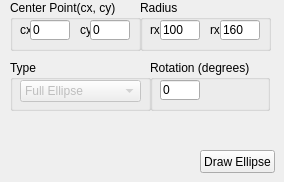
    <widget class="QWidget" name="tab_5">
     <attribute name="title">
      <string>Ellipse</string>
     </attribute>
     <widget class="QGroupBox" name="groupBox_15">
      <property name="geometry">
       <rect>
        <x>10</x>
        <y>0</y>
        <width>131</width>
        <height>51</height>
       </rect>
      </property>
      <property name="title">
       <string>Center Point(cx, cy)</string>
      </property>
      <widget class="QLabel" name="label_9">
       <property name="geometry">
        <rect>
         <x>10</x>
         <y>20</y>
         <width>10</width>
         <height>20</height>
        </rect>
       </property>
       <property name="minimumSize">
        <size>
         <width>10</width>
         <height>0</height>
        </size>
       </property>
       <property name="maximumSize">
        <size>
         <width>10</width>
         <height>16777215</height>
        </size>
       </property>
       <property name="text">
        <string>cx</string>
       </property>
      </widget>
      <widget class="QLineEdit" name="ellipseCXinput">
       <property name="geometry">
        <rect>
         <x>20</x>
         <y>20</y>
         <width>40</width>
         <height>20</height>
        </rect>
       </property>
       <property name="maximumSize">
        <size>
         <width>40</width>
         <height>16777215</height>
        </size>
       </property>
       <property name="text">
        <string>0</string>
       </property>
      </widget>
      <widget class="QLabel" name="label_13">
       <property name="geometry">
        <rect>
         <x>70</x>
         <y>20</y>
         <width>10</width>
         <height>20</height>
        </rect>
       </property>
       <property name="minimumSize">
        <size>
         <width>10</width>
         <height>0</height>
        </size>
       </property>
       <property name="maximumSize">
        <size>
         <width>10</width>
         <height>16777215</height>
        </size>
       </property>
       <property name="text">
        <string>cy</string>
       </property>
      </widget>
      <widget class="QLineEdit" name="ellipseCYinput">
       <property name="geometry">
        <rect>
         <x>80</x>
         <y>20</y>
         <width>40</width>
         <height>20</height>
        </rect>
       </property>
       <property name="maximumSize">
        <size>
         <width>40</width>
         <height>16777215</height>
        </size>
       </property>
       <property name="text">
        <string>0</string>
       </property>
      </widget>
     </widget>
     <widget class="QGroupBox" name="groupBox_16">
      <property name="geometry">
       <rect>
        <x>140</x>
        <y>0</y>
        <width>131</width>
        <height>51</height>
       </rect>
      </property>
      <property name="title">
       <string>Radius</string>
      </property>
      <widget class="QLineEdit" name="ellipseRXinput">
       <property name="geometry">
        <rect>
         <x>20</x>
         <y>20</y>
         <width>40</width>
         <height>20</height>
        </rect>
       </property>
       <property name="maximumSize">
        <size>
         <width>40</width>
         <height>16777215</height>
        </size>
       </property>
       <property name="text">
        <string>100</string>
       </property>
      </widget>
      <widget class="QLabel" name="label_14">
       <property name="geometry">
        <rect>
         <x>10</x>
         <y>20</y>
         <width>10</width>
         <height>20</height>
        </rect>
       </property>
       <property name="minimumSize">
        <size>
         <width>10</width>
         <height>0</height>
        </size>
       </property>
       <property name="maximumSize">
        <size>
         <width>10</width>
         <height>20</height>
        </size>
       </property>
       <property name="text">
        <string>rx</string>
       </property>
      </widget>
      <widget class="QLabel" name="label_15">
       <property name="geometry">
        <rect>
         <x>70</x>
         <y>20</y>
         <width>10</width>
         <height>20</height>
        </rect>
       </property>
       <property name="minimumSize">
        <size>
         <width>10</width>
         <height>0</height>
        </size>
       </property>
       <property name="maximumSize">
        <size>
         <width>10</width>
         <height>20</height>
        </size>
       </property>
       <property name="text">
        <string>rx</string>
       </property>
      </widget>
      <widget class="QLineEdit" name="ellipseRYinput">
       <property name="geometry">
        <rect>
         <x>80</x>
         <y>20</y>
         <width>40</width>
         <height>20</height>
        </rect>
       </property>
       <property name="maximumSize">
        <size>
         <width>40</width>
         <height>16777215</height>
        </size>
       </property>
       <property name="text">
        <string>160</string>
       </property>
      </widget>
     </widget>
     <widget class="QGroupBox" name="groupBox_17">
      <property name="geometry">
       <rect>
        <x>150</x>
        <y>60</y>
        <width>120</width>
        <height>51</height>
       </rect>
      </property>
      <property name="title">
       <string>Rotation (degrees)</string>
      </property>
      <widget class="QLineEdit" name="ellipseThetaInput">
       <property name="geometry">
        <rect>
         <x>10</x>
         <y>20</y>
         <width>40</width>
         <height>20</height>
        </rect>
       </property>
       <property name="maximumSize">
        <size>
         <width>40</width>
         <height>16777215</height>
        </size>
       </property>
       <property name="text">
        <string>0</string>
       </property>
       <property name="maxLength">
        <number>3</number>
       </property>
       <property name="readOnly">
        <bool>false</bool>
       </property>
       <property name="clearButtonEnabled">
        <bool>false</bool>
       </property>
      </widget>
     </widget>
     <widget class="QGroupBox" name="groupBox_18">
      <property name="geometry">
       <rect>
        <x>10</x>
        <y>60</y>
        <width>141</width>
        <height>51</height>
       </rect>
      </property>
      <property name="title">
       <string>Type</string>
      </property>
      <widget class="QComboBox" name="ellipseTypeCmb">
       <property name="enabled">
        <bool>false</bool>
       </property>
       <property name="geometry">
        <rect>
         <x>10</x>
         <y>20</y>
         <width>121</width>
         <height>22</height>
        </rect>
       </property>
       <property name="editable">
        <bool>false</bool>
       </property>
       <property name="currentText">
        <string>Full Ellipse</string>
       </property>
       <property name="currentIndex">
        <number>0</number>
       </property>
       <property name="minimumContentsLength">
        <number>0</number>
       </property>
       <item>
        <property name="text">
         <string>Full Ellipse</string>
        </property>
       </item>
       <item>
        <property name="text">
         <string>Semi Ellipse North</string>
        </property>
       </item>
       <item>
        <property name="text">
         <string>Semi Ellipse East</string>
        </property>
       </item>
       <item>
        <property name="text">
         <string>Semi Ellipse South</string>
        </property>
       </item>
       <item>
        <property name="text">
         <string>Semi Ellipse West</string>
        </property>
       </item>
       <item>
        <property name="text">
         <string>Quad North West</string>
        </property>
       </item>
       <item>
        <property name="text">
         <string>Quad North East</string>
        </property>
       </item>
       <item>
        <property name="text">
         <string>Quad South East</string>
        </property>
       </item>
       <item>
        <property name="text">
         <string>Quad South West</string>
        </property>
       </item>
      </widget>
     </widget>
     <widget class="QPushButton" name="drawEllipseBtn">
      <property name="geometry">
       <rect>
        <x>200</x>
        <y>150</y>
        <width>75</width>
        <height>23</height>
       </rect>
      </property>
      <property name="maximumSize">
       <size>
        <width>75</width>
        <height>16777215</height>
       </size>
      </property>
      <property name="text">
       <string>Draw Ellipse</string>
      </property>
     </widget>
    </widget>
